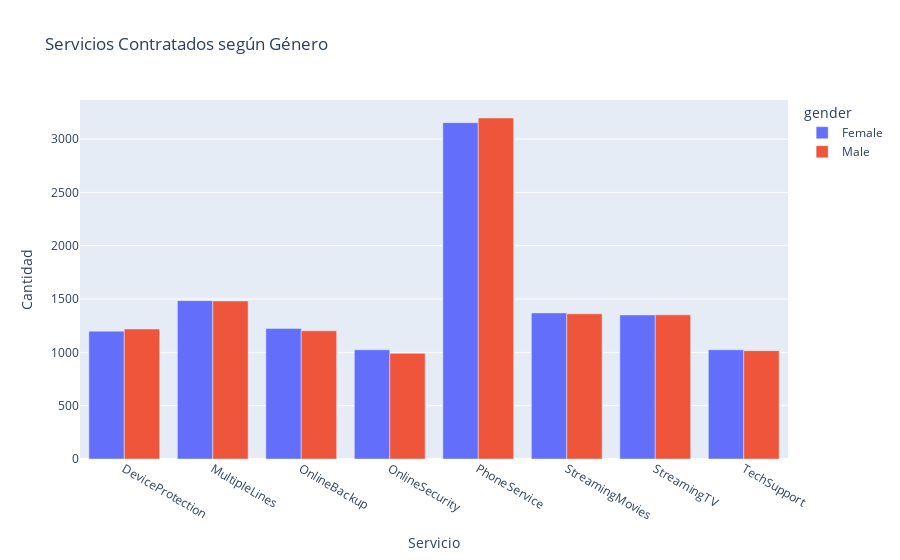

This figure's notebook cell:
### Markdown cell above
- Crear dos tipos diferentes de visualizaciones exploratorias multivariadas. Cada visualización debe incluir una breve interpretación dentro del archivo de código.

### Code cell
df_melted = df.melt(id_vars=['gender'], 
                    value_vars=['PhoneService', 'MultipleLines', 'InternetService', 
                                'OnlineSecurity', 'OnlineBackup', 'DeviceProtection', 
                                'TechSupport', 'StreamingTV', 'StreamingMovies'],
                    var_name='Service', 
                    value_name='Contracted')

# Filtra solo las filas donde el servicio ha sido contratado
df_filtered = df_melted[df_melted['Contracted'] == 'Yes']

# Cuenta cuántos de cada servicio fueron contratados por cada género
service_count = df_filtered.groupby(['gender', 'Service']).size().reset_index(name='count')

# Crea el gráfico de barras apiladas
fig = px.bar(service_count, x='Service', y='count', color='gender',
             title='Servicios Contratados según Género',
             labels={'Service': 'Servicio', 'count': 'Cantidad'},
             barmode='group')

fig.show()

### Figure 1 — Plotly figure (JSON) as saved in the notebook; plotly's stock layout.template omitted (floating-point values rounded to 4 significant figures)
{"data": [{"alignmentgroup": "True", "hovertemplate": "gender=Female<br>Servicio=%{x}<br>Cantidad=%{y}<extra></extra>", "legendgroup": "Female", "marker": {"color": "#636efa", "pattern": {"shape": ""}}, "name": "Female", "offsetgroup": "Female", "orientation": "v", "showlegend": true, "textposition": "auto", "type": "bar", "x": ["DeviceProtection", "MultipleLines", "OnlineBackup", "OnlineSecurity", "PhoneService", "StreamingMovies", "StreamingTV", "TechSupport"], "xaxis": "x", "y": [1199, 1485, 1223, 1024, 3154, 1370, 1351, 1024], "yaxis": "y"}, {"alignmentgroup": "True", "hovertemplate": "gender=Male<br>Servicio=%{x}<br>Cantidad=%{y}<extra></extra>", "legendgroup": "Male", "marker": {"color": "#EF553B", "pattern": {"shape": ""}}, "name": "Male", "offsetgroup": "Male", "orientation": "v", "showlegend": true, "textposition": "auto", "type": "bar", "x": ["DeviceProtection", "MultipleLines", "OnlineBackup", "OnlineSecurity", "PhoneService", "StreamingMovies", "StreamingTV", "TechSupport"], "xaxis": "x", "y": [1219, 1482, 1202, 991, 3198, 1361, 1352, 1016], "yaxis": "y"}], "layout": {"barmode": "group", "legend": {"title": {"text": "gender"}, "tracegroupgap": 0}, "title": {"text": "Servicios Contratados según Género"}, "xaxis": {"anchor": "y", "domain": [0, 1], "title": {"text": "Servicio"}}, "yaxis": {"anchor": "x", "domain": [0, 1], "title": {"text": "Cantidad"}}}}
